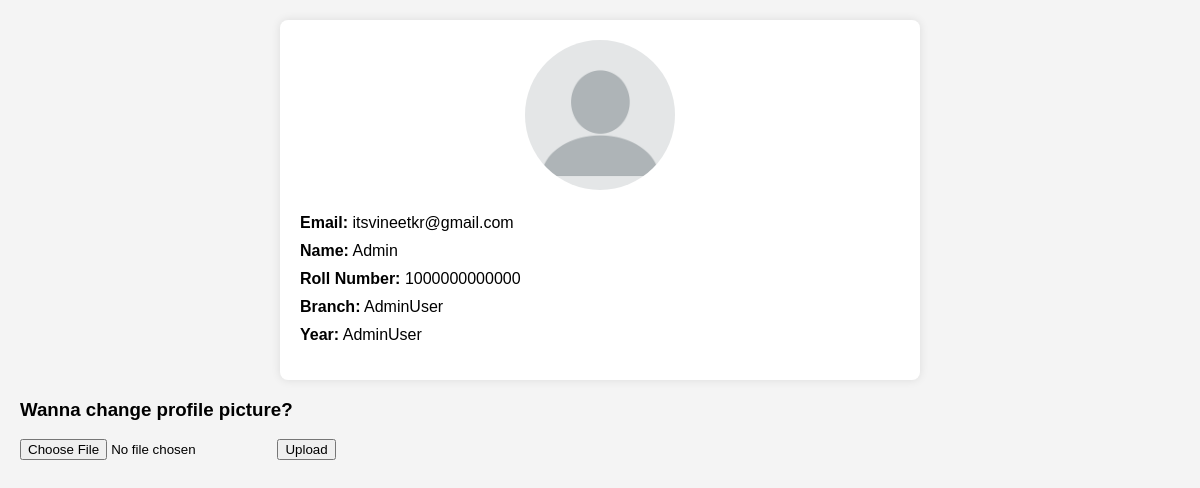
Screenshot of /profile/ (signed in) with the database file from the repository.
### accounts/models.py (models this page shows, shortened)
class CustomUser(AbstractBaseUser, PermissionsMixin):
    email = models.EmailField(
        unique=True, primary_key=True, validators=[EmailValidator()]
    )
    name = models.CharField(max_length=100, blank=True)
    is_active = models.BooleanField(default=True)
    is_staff = models.BooleanField(default=False)
    date_joined = models.DateTimeField(default=timezone.now)
    profile_picture = models.ImageField(
        upload_to="profile_pics/", blank=True, null=True
    )
    rollno = models.IntegerField(
        validators=[MaxValueValidator(9999999999999), MinValueValidator(1000000000000)],
        unique=True
    )
    branch = models.CharField(choices=BRANCH_CHOICES, max_length=5)
    year = models.CharField(choices=YEAR_CHOICES, max_length=5)
    club_admin = models.CharField(choices=CLUB_ADMIN_CHOICES, default="NORMAL", max_length=20)
    objects = CustomUserManager()
    USERNAME_FIELD = "email"
    REQUIRED_FIELDS = []

### accounts/views.py (the view, shortened to what this page needs)
# urls.py: path("profile/", views.profile, name='profile'),
def profile(request):
    user = request.user
    if user.is_anonymous:
        return redirect("/login")
    return render(request, "accounts/profile.html", {"user": user})

### templates/accounts/profile.html (shortened to what this page needs)
<!DOCTYPE html>
<html lang="en">
<head>
</head>
<body>
<div class="profile-container">
    <div class="profile-picture">
        {% if user.profile_picture %}
            <img src="{{ user.profile_picture.url }}" alt="{{ user.name }}">
        {% else %}
            <img src="/static/images/default-profile.png" alt="Default Profile Picture">
        {% endif %}
    </div>
    <ul class="profile-details">
        <li><span>Email:</span> {{ user.email }}</li>
        <li><span>Name:</span> {{ user.name }}</li>
        <li><span>Roll Number:</span> {{ user.rollno }}</li>
        <li><span>Branch:</span> {{ user.get_branch_display }}</li>
        <li><span>Year:</span> {{ user.get_year_display }}</li>
    </ul>
</div>
<div class="add-profile-picture">
    <h3>Wanna change profile picture?</h3>
    <form method="post" enctype="multipart/form-data">
        <input type="file" name="profile_picture">
        <button type="submit">Upload</button>
    </form>
</div>
</body>
</html>

### templates/accounts/profile.html (style rules this page uses)
body { font-family: Arial, sans-serif; margin: 0; padding: 20px; background-color: #f4f4f4; }
.profile-container { max-width: 600px; margin: auto; background-color: #fff; padding: 20px; border-radius: 8px; box-shadow: 0 0 10px rgba(0, 0, 0, 0.1); }
.profile-picture { text-align: center; margin-bottom: 20px; }
.profile-picture img { border-radius: 50%; max-width: 150px; height: auto; }
.profile-details { list-style: none; padding: 0; }
.profile-details li { margin-bottom: 10px; }
.profile-details li span { font-weight: bold; }

### rows the page displays
CustomUser: email "itsvineetkr@gmail.com", name "Admin", rollno "1000000000000", branch "AdminUser", year "AdminUser"
